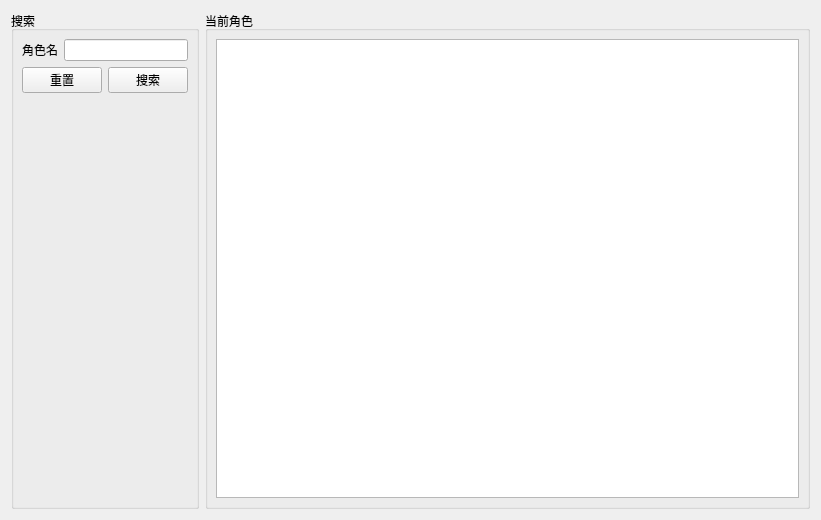
<?xml version="1.0" encoding="UTF-8"?>
<ui version="4.0">
 <class>characters</class>
 <widget class="QWidget" name="characters">
  <property name="geometry">
   <rect>
    <x>0</x>
    <y>0</y>
    <width>821</width>
    <height>520</height>
   </rect>
  </property>
  <property name="windowTitle">
   <string>Form</string>
  </property>
  <layout class="QHBoxLayout" name="horizontalLayout">
   <item>
    <widget class="QGroupBox" name="search_group_box">
     <property name="sizePolicy">
      <sizepolicy hsizetype="Fixed" vsizetype="Preferred">
       <horstretch>0</horstretch>
       <verstretch>0</verstretch>
      </sizepolicy>
     </property>
     <property name="baseSize">
      <size>
       <width>240</width>
       <height>0</height>
      </size>
     </property>
     <property name="title">
      <string>搜索</string>
     </property>
     <layout class="QFormLayout" name="formLayout">
      <property name="leftMargin">
       <number>8</number>
      </property>
      <property name="topMargin">
       <number>8</number>
      </property>
      <property name="rightMargin">
       <number>8</number>
      </property>
      <property name="bottomMargin">
       <number>8</number>
      </property>
      <item row="0" column="0">
       <widget class="QLabel" name="name_label">
        <property name="text">
         <string>角色名</string>
        </property>
       </widget>
      </item>
      <item row="0" column="1">
       <widget class="QLineEdit" name="name_line_edit"/>
      </item>
      <item row="1" column="0" colspan="2">
       <widget class="QWidget" name="btn_group" native="true">
        <layout class="QHBoxLayout" name="horizontalLayout_7">
         <property name="leftMargin">
          <number>0</number>
         </property>
         <property name="topMargin">
          <number>0</number>
         </property>
         <property name="rightMargin">
          <number>0</number>
         </property>
         <property name="bottomMargin">
          <number>0</number>
         </property>
         <item>
          <widget class="QPushButton" name="reset_btn">
           <property name="text">
            <string>重置</string>
           </property>
          </widget>
         </item>
         <item>
          <widget class="QPushButton" name="search_btn">
           <property name="text">
            <string>搜索</string>
           </property>
          </widget>
         </item>
        </layout>
       </widget>
      </item>
     </layout>
    </widget>
   </item>
   <item>
    <widget class="QGroupBox" name="character_group_box">
     <property name="title">
      <string>当前角色</string>
     </property>
     <layout class="QVBoxLayout" name="verticalLayout">
      <property name="leftMargin">
       <number>8</number>
      </property>
      <property name="topMargin">
       <number>8</number>
      </property>
      <property name="rightMargin">
       <number>8</number>
      </property>
      <property name="bottomMargin">
       <number>8</number>
      </property>
      <item>
       <widget class="QTableView" name="character_table_view">
        <property name="selectionMode">
         <enum>QAbstractItemView::SelectionMode::SingleSelection</enum>
        </property>
        <property name="selectionBehavior">
         <enum>QAbstractItemView::SelectionBehavior::SelectRows</enum>
        </property>
        <property name="sortingEnabled">
         <bool>true</bool>
        </property>
       </widget>
      </item>
     </layout>
    </widget>
   </item>
  </layout>
 </widget>
 <resources/>
 <connections/>
</ui>
